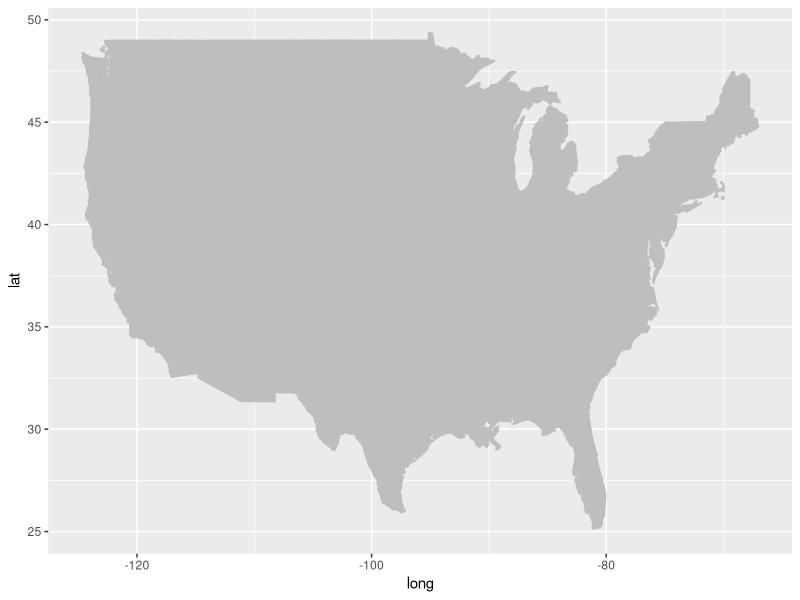
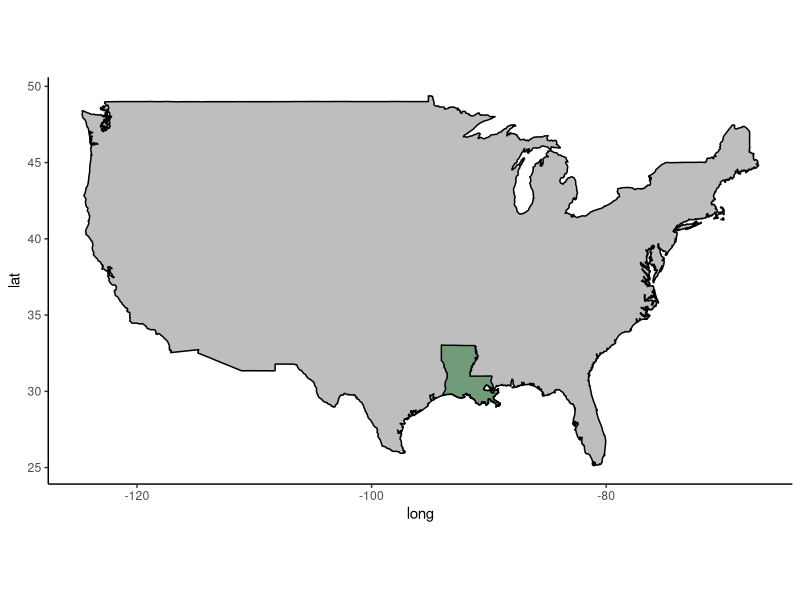
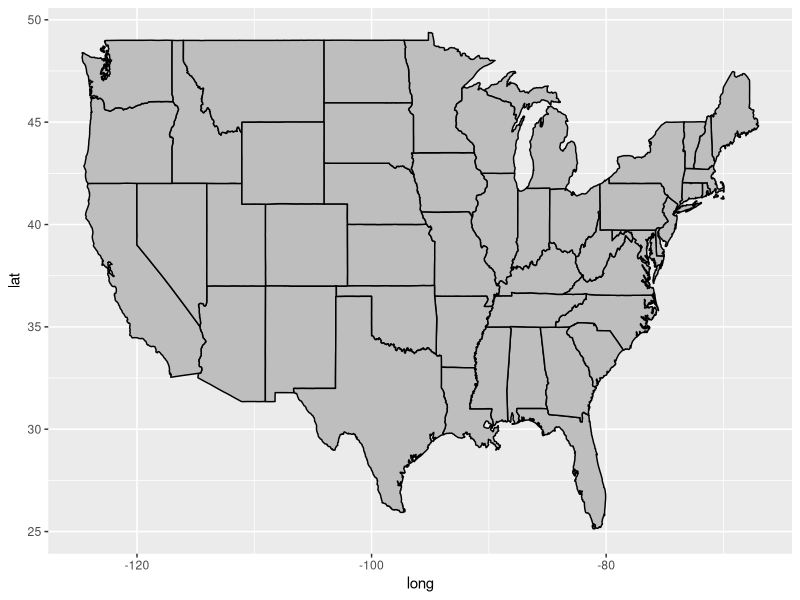
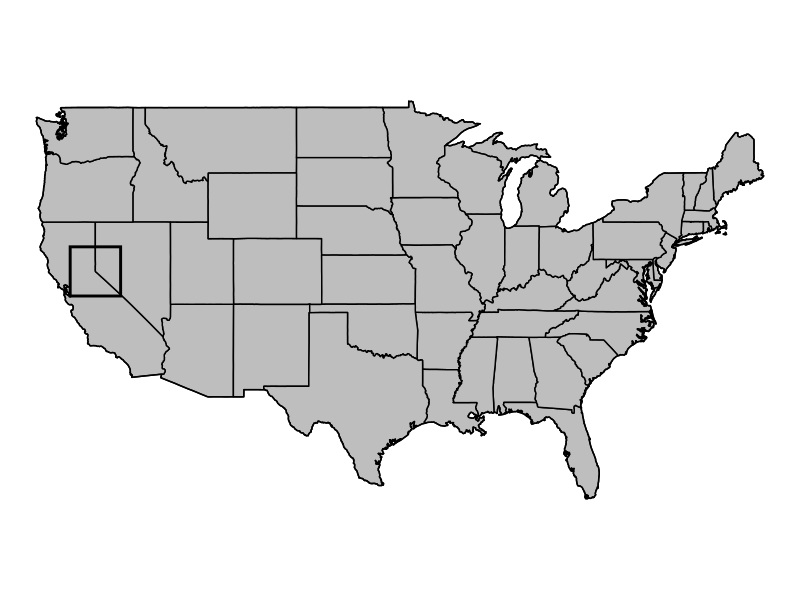

Reproduce these figures in R, in order. (Note: this script raises an error after producing the figures.)
library(ggplot2)
library(dplyr)
library(tidyverse)
library(maps)

# grab state data
all_states <- map_data("state")  
# make us outline
p <- ggplot() +
  geom_polygon( data=all_states, aes(x=long, y=lat, group = group), color='gray', fill="gray" )
p
# get just louisiana
louisiana <- filter(all_states, region == "louisiana")
usa <- map_data('usa')

# add louisiana to map of usa
p + geom_polygon(data = louisiana, aes(x=long, y=lat, group = group), color = 'black', fill="#729B79") +
  geom_polygon(data = usa, aes(x=long, y=lat, group=group), color = 'black', fill = NA) +
  theme_classic() +
  coord_fixed(1.3)


# make map of usa with states outlined
all_states <- map_data("state")  
p <- ggplot() +
  geom_polygon( data=all_states, aes(x=long, y=lat, group = group), color='black', fill="gray" )
p
p + geom_polygon(data = usa, aes(x=long, y=lat, group=group), color = 'black', fill = NA) +
  theme_void() +
  coord_fixed(1.3) +
  geom_rect(aes(xmin = -122, xmax = -118, ymin = 37.5, ymax = 40.5), 
            color = "black", fill = NA, linewidth = 1)


# instead of gauges, put in your own point data or river shapefile
#gauges <- read_csv() # your data here
ggplot() + 
  geom_polygon(data=all_states, aes(x=long, y=lat, group = group), color='black', fill="gray") +
  #geom_polygon(data = usa, aes(x=long, y=lat, group=group), color = 'black', fill = NA) +
  geom_sf(data = laketahoe, fill = 'lightblue') +
  #geom_point(data = gauges, aes(x = dec_long_v, y = dec_lat_va), color = 'blue') +
  theme_void() +
  coord_sf(xlim = c(-122, -118), ylim = c(37.5, 40.5))

ggplot() + 
  geom_sf(data = laketahoe, fill = 'lightblue') +
  theme_classic() +
  coord_sf(crs = 4269)

# download lakes geometries
lakes <- rnaturalearth::ne_download(scale = 50, 
                                    type = 'lakes', 
                                    category = 'physical') %>% 
  sf::st_as_sf(lakes110, crs = 4269)
laketahoe <- lakes[lakes$label == 'Lake Tahoe',]
laketahoe <- laketahoe[3,]
